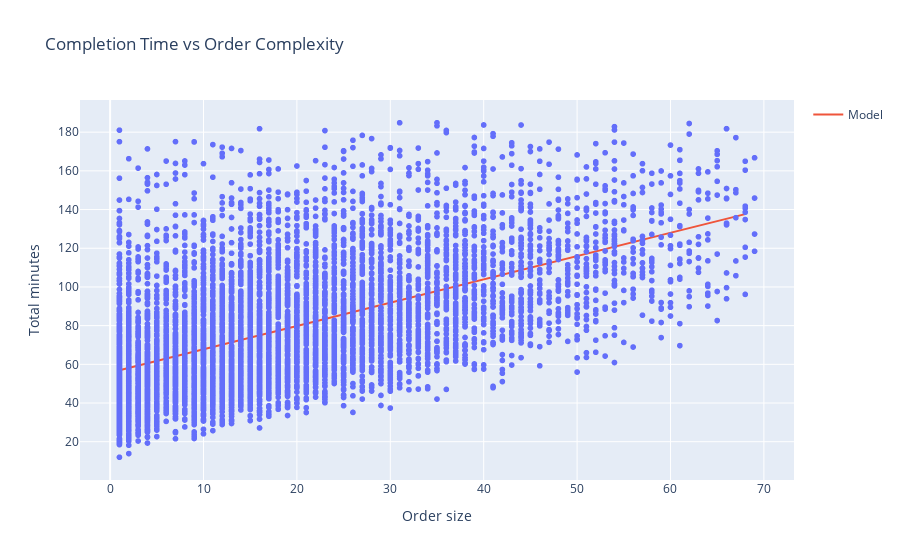

Here is the notebook cell this chart was saved with:
### Code cell
import plotly.express as px
import plotly.graph_objects as go

fig = px.scatter(x = df_EDA['order_size'], y = df_EDA['total_minutes'], title  = 'Completion Time vs Order Complexity', labels = {'x':'Order size', 'y':'Total minutes'})
fig.add_trace(go.Scatter(x = X_testLR.reshape(1462), y = Y_predLR, mode = "lines", name = "Model"))
fig.show()

### Figure 1 — Plotly figure (JSON) as saved in the notebook; plotly's stock layout.template omitted (floating-point values rounded to 4 significant figures; data arrays with more than 128 entries replaced by an {"elided": "..."} marker saying what was removed)
{"data": [{"hovertemplate": "Order size=%{x}<br>Total minutes=%{y}<extra></extra>", "legendgroup": "", "marker": {"color": "#636efa", "symbol": "circle"}, "mode": "markers", "name": "", "showlegend": false, "type": "scattergl", "x": {"elided": "7310 int values"}, "xaxis": "x", "y": {"elided": "7310 float values"}, "yaxis": "y"}, {"mode": "lines", "name": "Model", "type": "scatter", "x": {"elided": "1462 int values"}, "y": {"elided": "1462 float values"}}], "layout": {"legend": {"tracegroupgap": 0}, "title": {"text": "Completion Time vs Order Complexity"}, "xaxis": {"anchor": "y", "domain": [0, 1], "title": {"text": "Order size"}}, "yaxis": {"anchor": "x", "domain": [0, 1], "title": {"text": "Total minutes"}}}}
